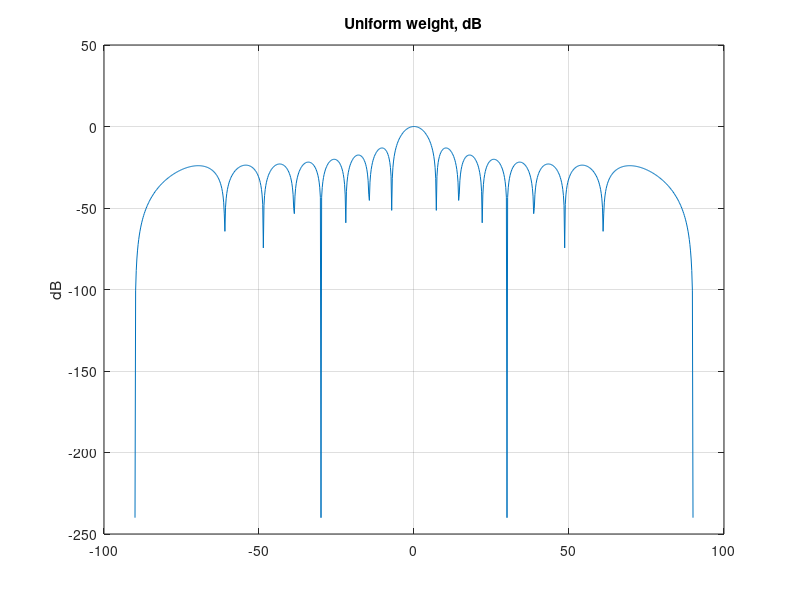

MATLAB code for this plot:
% Равномерное окно
% Максимальный КНД; первые боковые −13.3 дБ

N = 16;
theta = -90:0.2:90;
AF = zeros(1, numel(theta));
for k = 1:N
    AF = AF + exp(1i*pi*(k-1)*sind(theta));
end
figure;
plot(theta, 20*log10(abs(AF)/N + 1e-12));
title('Uniform weight, dB'); ylabel('dB'); grid on;

%{
@play
{
 "title": "Uniform window",
 "groups": [
  {
   "name": "Array",
   "controls": [
    {
     "var": "N",
     "label": "Element count",
     "min": 8,
     "max": 64,
     "step": 2,
     "default": 16
    }
   ]
  }
 ]
}
%}
